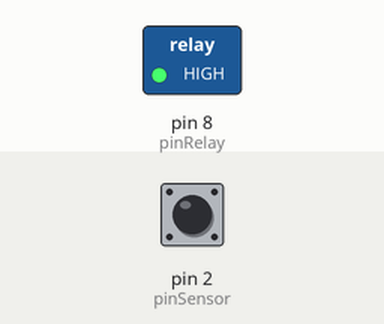
This sketch was run on a simulated Arduino Uno, built with avr-gcc and run on an emulated ATmega328P. On the bench: switched loads named in the sketch (green lamp = pin HIGH). Inputs (shaded band) come from the test bench; at power-on: pin 2 (pinSensor) HIGH. What the sketch prints to the serial monitor is not drawn.

Above: at 1.2 s.
1.3 s: pin 2 (pinSensor) pulsed LOW 5 times (0.12 s each, 0.3 s apart)
Timing chart, 0 to 4.3 s (numbered marks = the images above; inputs shaded):
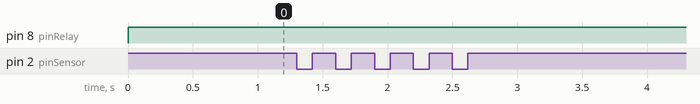

The sketch:

ReflectiveOpticalSensor.ino
```cpp
int pinSensor = 2;
int pinRelay = 8;

bool hasSent = false;

void setup() {
  pinMode(pinSensor, INPUT_PULLUP);
  pinMode(pinRelay, OUTPUT);
  Serial.begin(9600);
}

void loop()
{
  int value = digitalRead(pinSensor);
  if(value == HIGH)
  {
    if(!hasSent)
    {
      int calledTime = millis() / 1000;
      Serial.println("Item appear " +  String(calledTime));
      TriggerRelay(1);
      hasSent = true;
    }
  }
  else
  {
    hasSent = false;
  }

  delay(20);
}

void TriggerRelay(int ms)
{
  digitalWrite(pinRelay, LOW);
  delay(ms);
  digitalWrite(pinRelay, HIGH);
}
```
